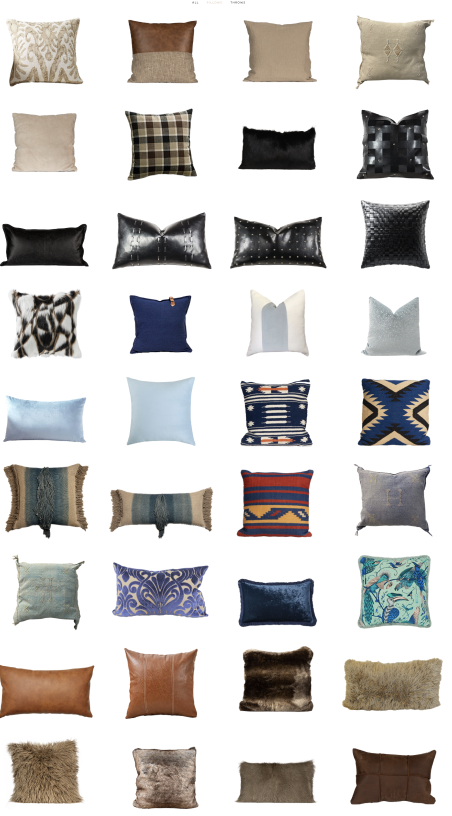
#> input picture scripts/audit/live/pillows-grid-1.png, 904 x 1632 px (shown at 1/2 size)
$ python -i normalize-covers.py   (imports and definitions only)
#> lines starting #> are read from the running program, lines starting #| are printed output that depends on the picture; after the words box and inside, x2 and y2 are one past the last pixel; in counts of white or black regions, pixels touching at a corner belong together
#> further down, picture is the input picture: PIL image 904x1632 RGBA; mean R, G, B, A 203.2, 200.5, 198.4, 255
#!/usr/bin/env python3
"""
Cover normalization — trims baked-in padding from a product cover and re-centers
the subject on a square canvas with uniform padding.

Why this exists: a handful of source covers are the subject floating in a large
empty frame. The sizing engine sizes the *file*, not the subject, so those items
render tiny next to neighbours of the same real-world size. No amount of layout
math fixes that; the file has to be normalized.

Two hard rules, learned the expensive way:

  1. The normalized image is written back to the SAME storage path. One URL means
     the admin editor and the public site can never diverge again (that divergence
     is what the upscaled-cover mess was).
  2. The original is copied to `originals-backup/<path>` in the same bucket before
     anything is overwritten. Nothing is destroyed.

Usage:
    python3 scripts/normalize-covers.py --slugs a,b,c            # dry run
    python3 scripts/normalize-covers.py --slugs a,b,c --apply    # write

Dry run downloads, computes, and writes a before/after contact sheet to
/tmp/cover-normalize/contact-sheet.png. Review that before --apply.
"""
import argparse
import io
import json
import os
import sys
import urllib.parse
from pathlib import Path

import requests
from PIL import Image

ROOT = Path(__file__).resolve().parents[1]
CATALOG = ROOT / "src/data/inventory/current_catalog.json"
OUT = Path("/tmp/cover-normalize")

# [1 line that did not run here, left out]
# [1 line that did not run here, left out]

# Subject must be this tight before we consider the file already normalized.
FILL_TARGET = 0.92
# Uniform breathing room around the subject on the output canvas.
PAD = 0.04
WHITE_CUTOFF = 247


# [15 lines left out: functions cover_url, parse_storage, not called in this run]


def subject_bbox(im):
    """Bounding box of the actual product, alpha first then white-threshold."""
    alpha = im.split()[-1]
#> alpha: PIL image 904x1632 L; every value is 255
    if alpha.getextrema()[0] < 250:
        return alpha.getbbox(), True
    mask = im.convert("L").point(lambda v: 0 if v > WHITE_CUTOFF else 255)
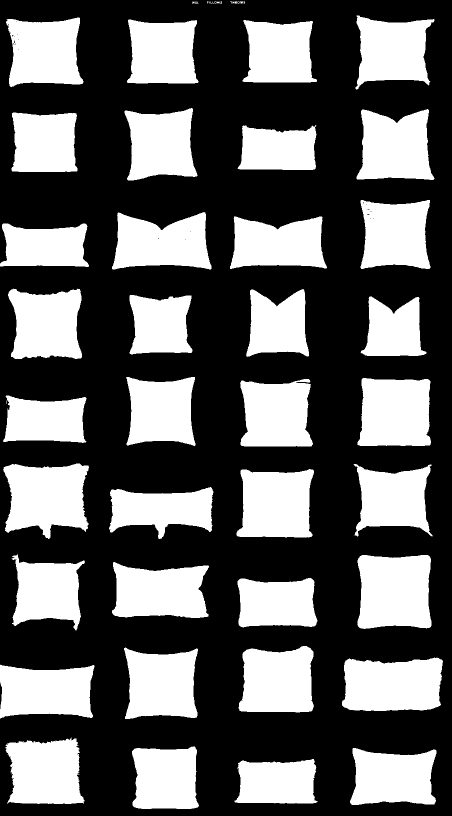
#> mask: PIL image 904x1632 L (shown at 1/2 size); 38.1% white; 52 white regions (15 under 20 px), largest, box (x1, y1, x2, y2) and area: (715, 1110, 863, 1258) 19765, (6, 927, 178, 1078) 19141, (684, 1315, 886, 1422) 18940
    return mask.getbbox(), False


def normalize(im, pad=PAD, force=False):
    """Trim to subject, re-center on a square canvas with uniform padding."""
    bbox, transparent = subject_bbox(im)
#> bbox = (0, 3, 886, 1618); transparent = False
    if not bbox:
        return None, None
    W, H = im.size
#> W = 904; H = 1632
    fill_w = (bbox[2] - bbox[0]) / W
#> fill_w = 0.98
    fill_h = (bbox[3] - bbox[1]) / H
#> fill_h = 0.99
    if not force and (fill_w >= FILL_TARGET or fill_h >= FILL_TARGET):
        return None, (fill_w, fill_h)

    subject = im.crop(bbox)
    sw, sh = subject.size
    side = int(round(max(sw, sh) / (1 - 2 * pad)))
    bg = (0, 0, 0, 0) if transparent else (255, 255, 255, 255)
    canvas = Image.new("RGBA", (side, side), bg)
    canvas.paste(subject, ((side - sw) // 2, (side - sh) // 2), subject if transparent else None)
    return canvas, (fill_w, fill_h)


# [97 lines left out: functions to_png, backup_and_upload, main, not called in this run]


# [2 lines not run here, left out]

>>> from PIL import Image
>>> picture = Image.open('audit/live/pillows-grid-1.png')
>>> result = normalize(picture)

$ run again, on scripts/audit/live/pillows-grid-3.png
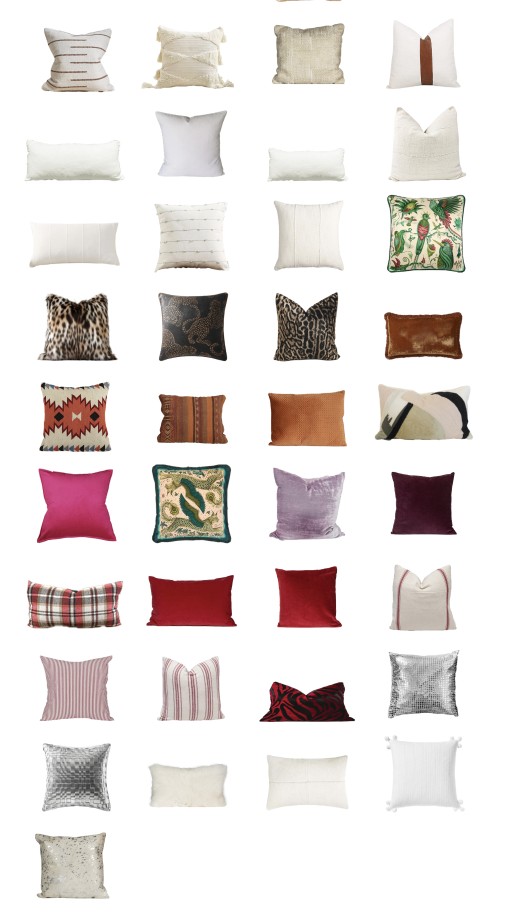
#> input picture scripts/audit/live/pillows-grid-3.png, 1024 x 1828 px (shown at 1/2 size)
#> picture is the input picture: PIL image 1024x1828 RGBA; mean R, G, B, A 229.7, 223.2, 221.1, 255
#> alpha: PIL image 1024x1828 L; every value is 255
#> in subject_bbox, `mask = im.convert("L").point(lambda v: 0 if v > WHITE_CUTOFF else 255)`:
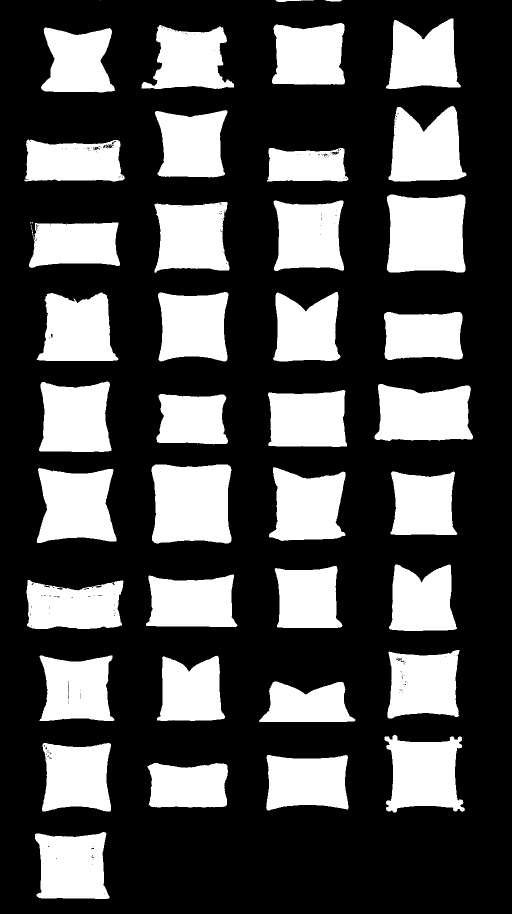
#> mask: PIL image 1024x1828 L (shown at 1/2 size); 30.9% white; 50 white regions (10 under 20 px), largest, box (x1, y1, x2, y2) and area: (303, 929, 463, 1087) 22840, (773, 389, 931, 545) 22297, (73, 936, 233, 1086) 18583
#> bbox = (49, 0, 946, 1798); transparent = False
#> fill_w = 0.876
#> fill_h = 0.984
